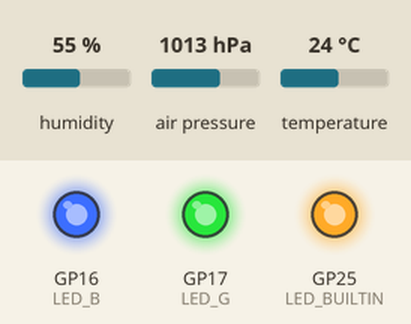
Recording of a sketch running on a simulated Raspberry Pi Pico. Parts: output pins drawn as LEDs (lit = HIGH). The inputs (shaded band) are chosen by the test bench; at power-on: humidity 55 %, air pressure 1013 hPa, temperature 24 °C.

Above: at 0.2 s.
At 2.5 s:
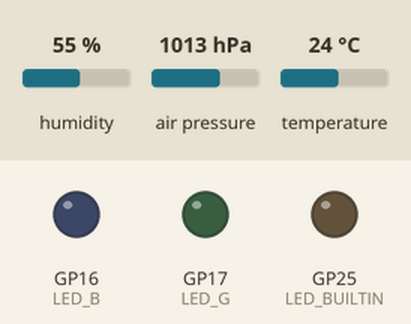
Timing chart, 0 to 3.5 s (numbered marks = the images above):
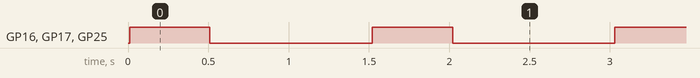

Measured:
- by itself, GP16 (LED_B), GP17 (LED_G), GP25 (LED_BUILTIN): alternates HIGH for 0.50 s and LOW for 1.0 s

The sketch:

STEM_PICO_I2C0_BME280_test_202502201226.ino
```cpp
#include <Wire.h>
#include <Adafruit_Sensor.h>
#include <Adafruit_BME280.h>

#define SEALEVELPRESSURE_HPA (1013.25)

// Code modified for STEM board with PICO

// PI_TXD       : GPIO0   using Serial1()
// PI_RXD       : GPIO1
// TX2          : GPIO8   using Serial2()
// RX2          : GPIO9
// LED1(G)      : GPIO17
// LED2(B)      : GPIO16
// LED(BUILT_IN): GPIO14

// I2C0_SDA     : GPIO12
// I2C0_SCL     : GPIO13
// I2C1_SDA     : GPIO6
// I2C1_SCL     : GPIO7


#define DELAY         500
#define LED_ONBOARD   14        //onboard led
#define LED_G         17        //Green LED
#define LED_B         16        //Blue LED


Adafruit_BME280 bme;


void setup() {

  pinMode(LED_BUILTIN, OUTPUT);
  pinMode(LED_G,  OUTPUT);
  pinMode(LED_B,  OUTPUT);


  digitalWrite(LED_BUILTIN, LOW);    // turn the LED off by making the voltage LOW
  digitalWrite(LED_G,  LOW);   // turn the LED on (HIGH is the voltage level)
  digitalWrite(LED_B,  LOW);   // turn the LED on (HIGH is the voltage level)

  Serial1.begin(115200);
  Serial2.begin(115200);

  Wire.setSCL(13);
  Wire.setSDA(12);
  Wire.begin();

  if (!bme.begin(0x76)) {
    Serial1.println("UART0: Could not find a valid BME280 sensor, check wiring!");
    Serial2.println("UART1: Could not find a valid BME280 sensor, check wiring!");
    digitalWrite(LED_BUILTIN, HIGH);    // turn the LED off by making the voltage LOW
    digitalWrite(LED_G,  HIGH);   // turn the LED on (HIGH is the voltage level)
    digitalWrite(LED_B,  HIGH);   // turn the LED on (HIGH is the voltage level)
    while (1);
  }
}

void loop() {
  Serial1.print("UART0: emperature = ");
  Serial1.print(bme.readTemperature());
  Serial1.println("*C");

  Serial1.print("UART0: Pressure = ");
  Serial1.print(bme.readPressure() / 100.0F);
  Serial1.println("hPa");

  Serial1.print("UART0: Approx. Altitude = ");
  Serial1.print(bme.readAltitude(SEALEVELPRESSURE_HPA));
  Serial1.println("m");

  Serial1.print("UART0: Humidity = ");
  Serial1.print(bme.readHumidity());
  Serial1.println("%");

  Serial1.println();


  Serial2.print("UART1: emperature = ");
  Serial2.print(bme.readTemperature());
  Serial2.println("*C");

  Serial2.print("UART1: Pressure = ");
  Serial2.print(bme.readPressure() / 100.0F);
  Serial2.println("hPa");

  Serial2.print("UART1: Approx. Altitude = ");
  Serial2.print(bme.readAltitude(SEALEVELPRESSURE_HPA));
  Serial2.println("m");

  Serial2.print("UART1: Humidity = ");
  Serial2.print(bme.readHumidity());
  Serial2.println("%");

  Serial2.println();

  digitalWrite(LED_BUILTIN, HIGH);    // turn the LED off by making the voltage LOW
  digitalWrite(LED_G,  HIGH);   // turn the LED on (HIGH is the voltage level)
  digitalWrite(LED_B,  HIGH);   // turn the LED on (HIGH is the voltage level)

  delay(DELAY); // Wait 5 seconds for next scan

  digitalWrite(LED_BUILTIN, LOW);   // turn the LED on (HIGH is the voltage level)
  digitalWrite(LED_G,  LOW);   // turn the LED on (HIGH is the voltage level)
  digitalWrite(LED_B,  LOW);   // turn the LED on (HIGH is the voltage level)
  delay(1000);
}
```
